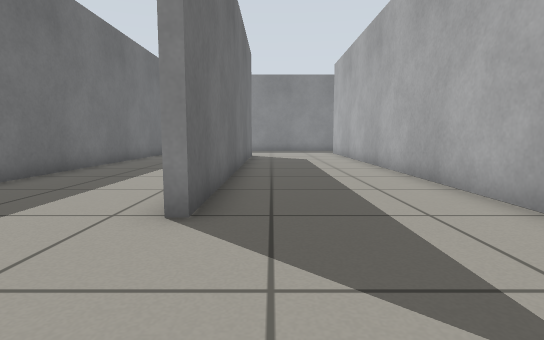
[1] (above)

17 first-person views from a walk through a world built for the Gazebo simulator. The camera is 0.5 m above the floor, tilts 6° down and sees 80° across. The floor is counted in squares, 0.5 m on a side. Each view is taken from the middle of a square. On the plan, view 1 faces up. The plan holds only what a view shows up to about 12 squares ahead; the rest is blank. The robots in the file are not drawn.

[2]
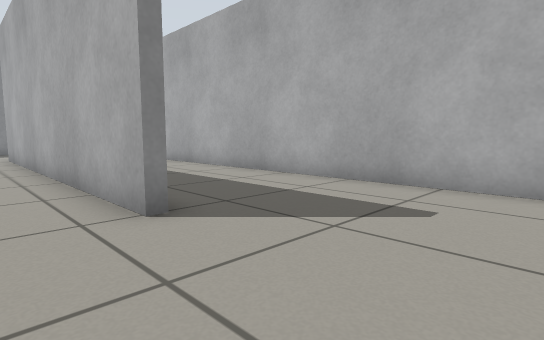

[3]
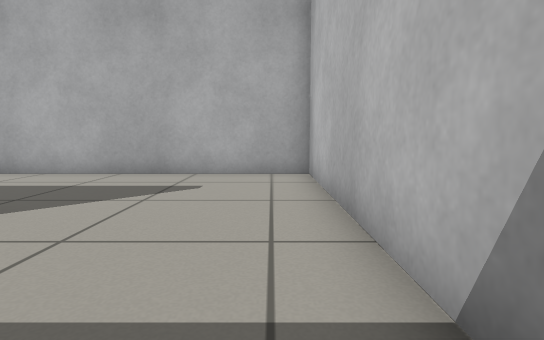

[4]
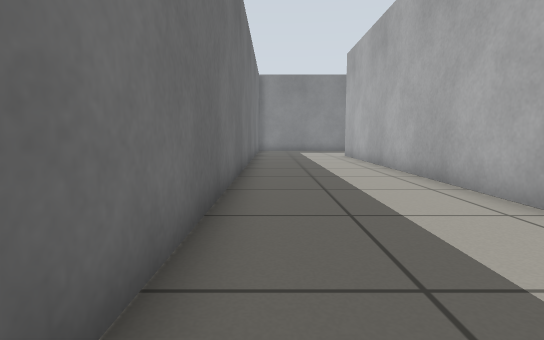

[5]
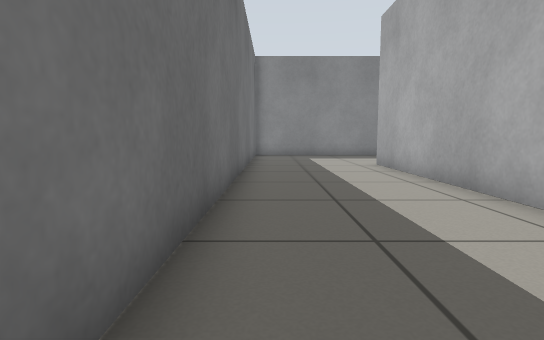

[6]
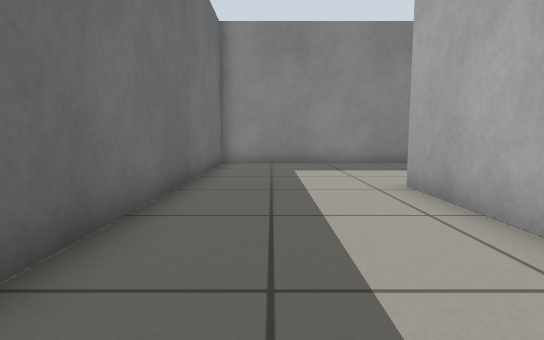

[7]
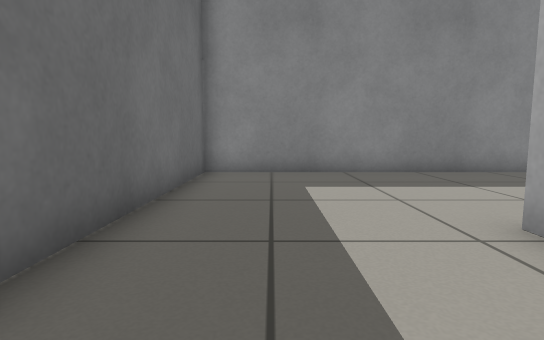

[8]
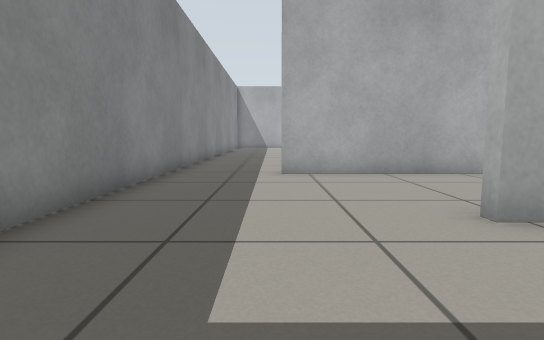

[9]
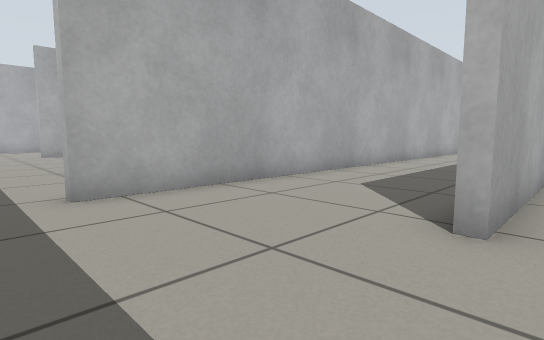

[10]
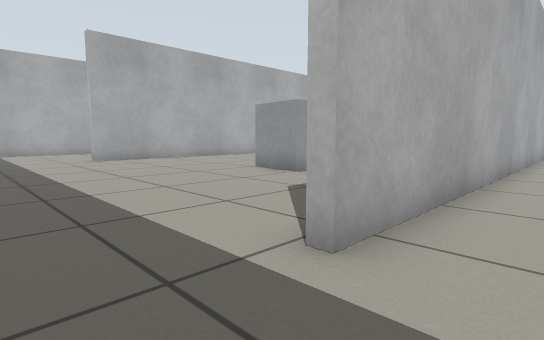

[11]
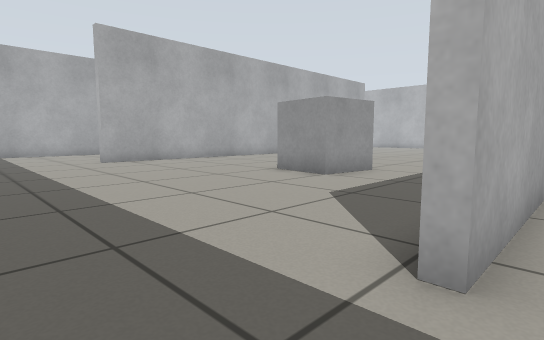

[12]
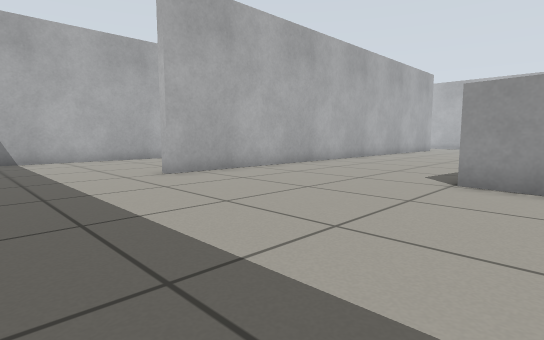

[13]
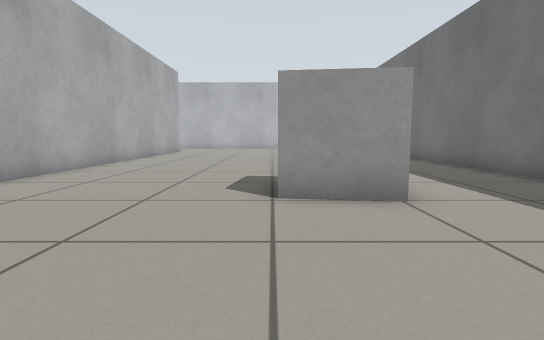

[14]
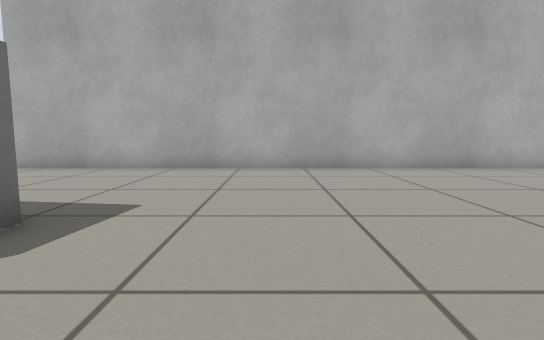

[15]
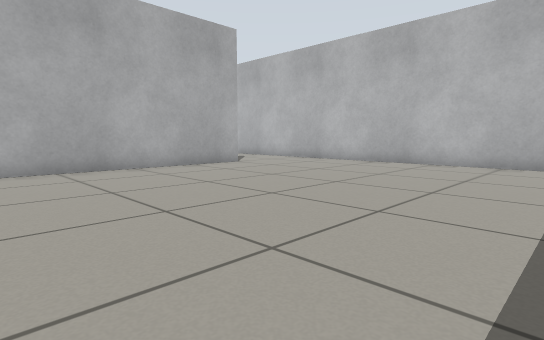

[16]
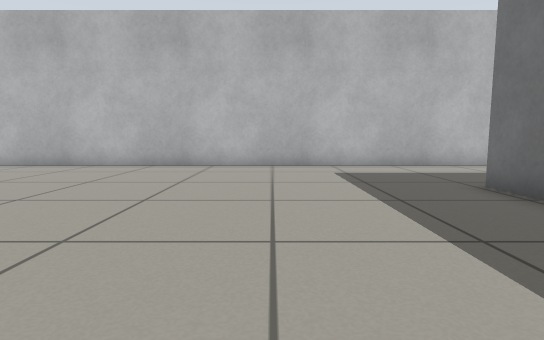

[17]
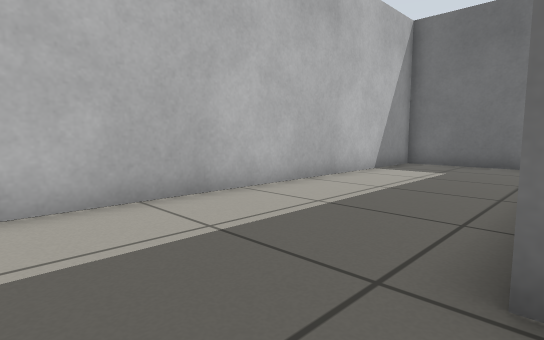

### Floor plan
Points are (right, up) in squares from view 1. A wall is a line through its corners. A room is listed if a view was taken in it or the views show most of it. See-through windows are left out.
Room 1 (views 1, 10, 11)
walls: (-1, 12.3) (-1, 3.9); (3.5, 21.8) (-1.5, 21.8); (-1.5, -1) (3.5, -1) (3.5, 18.8)
ways out: opening at (-1, 1.5) to room 2; opening at (-1, 19) to room 2; opening at (4, 20) to room 3
Room 2 (views 2, 3, 4, 5, 6, 7, 8, 9)
walls: (-1.3, 3.9) (-1.3, 16.5); (-1.5, 21.8) (-5.8, 21.8) (-5.8, 0.9); (-4, -1) (-1.5, -1)
ways out: opening at (-1, 1.5) to room 1; opening at (-1, 19) to room 1
Room 3 (views 12, 13, 14, 15, 16, 17)
walls: (3.8, 11.8) (3.8, 6.6); (3.8, 0.1) (3.8, -1.4); (15.9, -1.6) (15.9, 17); (7.2, 21.8) (3.5, 21.8); (-5.8, -2.5) (-5.8, -5.8) (15.6, -5.8)
ways out: opening at (4, 20) to room 1; opening at (16, -4); opening at (16, 19)
objects: grey box (8, 12) to (10, 14)

Positions as (right, up) in squares from view 1, and headings:
1: (0, 0), facing up
2: (-3, 0), facing up-right
3: (-5, 0), facing right
4: (-5, 0), facing up
5: (-5, 5), facing up
6: (-4, 10), facing up
7: (-4, 13), facing up
8: (-5, 19), facing right
9: (-2, 20), facing down-right
10: (2, 21), facing down-right
11: (3, 21), facing down-right
12: (8, 21), facing down-right
13: (10, 19), facing down
14: (6, 9), facing right
15: (6, 6), facing down-right
16: (8, 5), facing down
17: (6, -1), facing down-left
